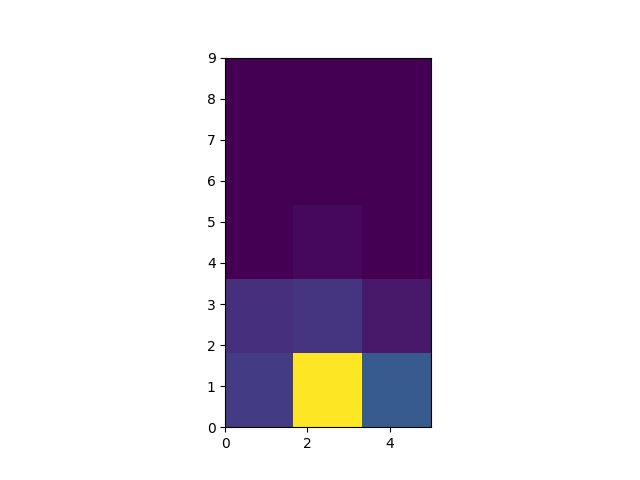

Generate this figure with Python:
import numpy as np
import matplotlib.pyplot as plt

xedges = [0, 1, 3, 5]
yedges = [0, 2, 3, 4, 6, 9]

fig, ax = plt.subplots()
x = np.random.normal(2, 1, 100)
y = np.random.normal(1, 1, 100)
H, xedges, yedges = np.histogram2d(x, y, bins=(xedges, yedges))
H = H.T  # Let each row list bins with common y range.
plt.imshow(H, interpolation='nearest', origin='low',
         extent=[xedges[0], xedges[-1], yedges[0], yedges[-1]])
plt.savefig("test.png")

print H

#print xedges

print (xedges[1:] + xedges[:-1]) / 2

resp = []
rms = []

for i in range(len(H[0])):
    #print(H[:,i])
    #print(np.mean(H[:,i]))
    #print(np.sqrt(np.mean(H[:,i]**2)))
    resp.append(np.mean(H[:,i]))
    rms.append(np.sqrt(np.mean(H[:,i]**2)))
